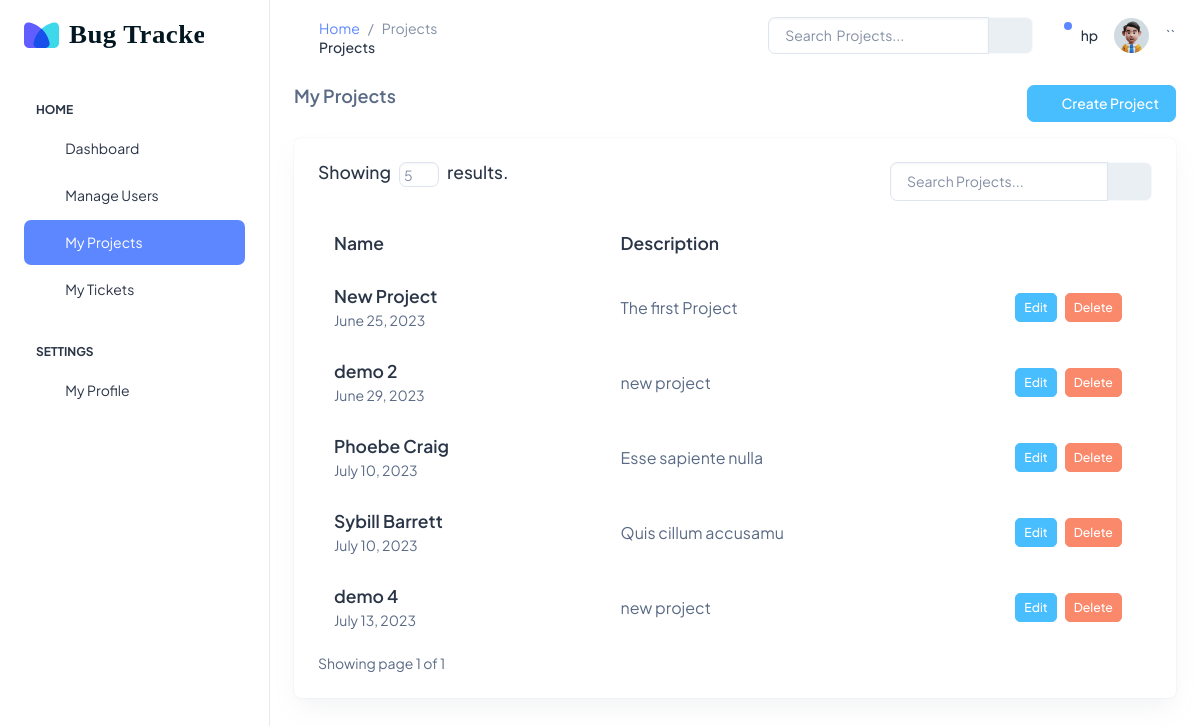
Page /projects/ (signed in) on the committed database.
### users/models.py (models this page shows)
class User(AbstractUser):
    ROLE_CHOICES = (
        ("Developer", "Developer"),
        ("Project Manager", "Project Manager"),
        ("Submitter", "Submitter"),
        ("Admin", "Admin"),
    )
    role = models.CharField(
        max_length=40, default="Developer", choices=ROLE_CHOICES, blank=True, null=True
    )

### projects/models.py (models this page shows, shortened)
class Project(models.Model):
    name = models.CharField(max_length=200, blank=False)
    description = models.TextField()
    personnels = models.ManyToManyField(User)
    created_at = models.DateTimeField(auto_now_add=True)

### projects/views.py (the view)
# urls.py: path("", views.ProjectsListView.as_view(), name="projects"),
class ProjectsListView(LoginRequiredMixin, PermissionRequiredMixin, ListView):
    login_url = "/users/login"
    permission_required = "projects.view_project"
    redirect_field_name = "/projects"
    template_name = "projects/index.html"
    model = Project
    context_object_name = "projects"
    def get_queryset(self):
        search = self.request.GET.get("search", "")
        projects = Project.objects.filter(
            name__icontains=search
        ) | Project.objects.filter(description__icontains=search)
        return projects
    def get_paginate_by(self, queryset):
        if self.request.GET.get("page_number"):
            self.request.session["page_number"] = self.request.GET.get("page_number")
        self.paginate_by = self.request.session.get("page_number", 5)
        return self.paginate_by

### projects/templates/projects/index.html (shortened to what this page needs)
{% extends 'base.html' %}
{% load static %}
{% block title %} Projects {% endblock title %}
{% block subtitle %} Projects {% endblock subtitle %}
{% block content %}
<div class="">
    <div class="row">
        <div class="col">
            <h5 class="card-title fw-semibold mb-4 r">My Projects</h5>
        </div>
        <div class="col d-flex justify-content-end">
            <a href="{% url 'create_project' %}" class="btn btn-secondary mb-3">
                <span class="me-1">
                    <i class="ti ti-circle-plus"></i>
                </span>
                Create Project
            </a>
        </div>
    </div>
</div>
<div class="row">
    <div class="col d-flex align-items-stretch">
        {% if projects.count %}
        <div class="card w-100">
            <div class="card-body p-4">
                <div class="row">
                    <div class="col-8">
                        <h5 class="d-flex">
                            Showing
                            <form action="{% url 'projects' %}" method="get">
                                <input
                                    style="width: 40px; height: 25px"
                                    name="page_number"
                                    class="form-control ps-1 pe-1 mx-2"
                                    type="number"
                                    placeholder="{{object_list.count}}"
                                />
                            </form>
                            results.
                        </h5>
                    </div>
                    <div class="col-4">
                        <form action="{% url 'projects' %}" method="GET">
                            <div class="input-group mb-3">
                                <input
                                    type="text"
                                    name="search"
                                    class="form-control"
                                    placeholder="Search Projects..."
                                    aria-label="Search"
                                    aria-describedby="basic-addon2"
                                />
                                <button
                                    class="input-group-text"
                                    id="basic-addon2"
                                    type="submit"
                                >
                                    <i class="ti ti-list-search"></i>
                                </button>
                            </div>
                        </form>
                    </div>
                </div>
                <div class="table-responsive">
                    <table class="table text-nowrap mb-0 align-middle">
                        <thead class="text-dark fs-4">
                            <tr>
                                <th class="border-bottom-0">
                                    <h5 class="fw-semibold mb-0">Name</h5>
                                </th>
                                <th class="border-bottom-0">
                                    <h5 class="fw-semibold mb-0">
                                        Description
                                    </h5>
                                </th>
                                <th
                                    class="border-bottom-0"
                                    style="width: 20%"
                                ></th>
                            </tr>
                        </thead>
                        <tbody>
                            {% for project in projects %}
                            <tr>
                                <td class="border-bottom-0 pb-0">
                                    <a
                                        href="{% url 'detail_project' project.id%}"
                                    >
                                        <h5 class="fw-semibold mb-1">
                                            {{project.name}}
                                        </h5>
                                    </a>
                                    <p class="fw-normal">
                                        <small
                                            >{{project.created_at|date}}</small
                                        >
                                    </p>
                                </td>
                                <td class="border-bottom-0">
                                    <p class="mb-0 fw-normal">
                                        {{project.description}}
                                    </p>
                                </td>
                                <td class="border-bottom-0">
                                    <div
                                        class="d-flex align-items-center justify-content-center gap-2"
                                    >
                                        <a
                                            href="{% url 'edit_project' project.id%}"
                                            class="btn btn-secondary btn-sm"
                                            >Edit</a
                                        >
                                        <button
                                            class="btn btn-danger btn-sm"
                                            data-bs-toggle="modal"
                                            data-bs-target="#deleteproject{{project.id}}"
                                        >
                                            Delete
                                        </button>
                                    </div>
                                </td>
                            </tr>
                            {% endfor %}
                        </tbody>
                    </table>
                </div>
                <div class="pagination-container mt-2">
                    <div class="row">
                        <div class="col">
                            Showing page {{page_obj.number}} of
                            {{page_obj.paginator.num_pages}}
                        </div>
                        <div class="col d-flex justify-content-end">
                        </div>
                    </div>
                </div>
            </div>
        </div>
        {% else %}
        <h5>You Have No Projects.</h5>
        {% endif %}
    </div>
</div>
{% endblock content %}

### templates/base.html (shortened to what this page needs)
{% load static %}
<html lang="en">
    <head>
        <link rel="stylesheet" href={% static "/css/styles.min.css" %} />
    </head>
    <body>
        <div
            class="page-wrapper"
            id="main-wrapper"
            data-layout="vertical"
            data-navbarbg="skin6"
            data-sidebartype="full"
            data-sidebar-position="fixed"
            data-header-position="fixed"
        >
            {% include "partials/_sidebar.html" %}
            <div class="body-wrapper">
                <header class="app-header">
                    <nav class="navbar navbar-expand-lg navbar-light">
                        <div class="d-none d-lg-block">
                            <nav aria-label="breadcrumb">
                                <ol
                                    class="px-0 pt-1 pb-0 mb-0 bg-transparent breadcrumb me-sm-6 text-white"
                                >
                                    <li class="text-sm breadcrumb-item">
                                        <a class="opacity-8" href="#">Home</a>
                                    </li>
                                    <li
                                        class="text-sm breadcrumb-item active"
                                        aria-current="page"
                                    >
                                        {% block title %}{% endblock title %}
                                    </li>
                                </ol>
                                <h6 class="mb-0 font-weight-bolder">{% block subtitle %}{% endblock subtitle %}</h6>
                            </nav>
                        </div>
                        <div
                            class="navbar-collapse justify-content-end px-0"
                            id="navbarNav"
                        >
                            <ul
                                class="navbar-nav flex-row ms-auto align-items-center justify-content-end"
                            >
                                <li>
                                    <div class="input-group me-3">
                                        <input
                                            style="height: 37px"
                                            type="search"
                                            class="form-control align-self-center"
                                            placeholder="Search  Projects..."
                                            aria-label="Search"
                                        />
                                        <span
                                            class="input-group-text text-muted"
                                        >
                                            <span
                                                class="tt"
                                                data-bs-placement="bottom"
                                                title="Search"
                                            >
                                                <i class="ti ti-search"></i>
                                            </span>
                                        </span>
                                    </div>
                                </li>
                                <li class="nav-item dropdown">
                                    <a
                                        class="nav-link nav-icon-hover"
                                        href="javascript:void(0)"
                                        id="drop2"
                                        data-bs-toggle="dropdown"
                                        aria-expanded="false"
                                    >
                                        <i class="ti ti-bell-ringing"></i>
                                        <div
                                            class="notification bg-primary rounded-circle"
                                        ></div>
                                    </a>
                                </li>
                                <h6 class="pt-2">{{user.username}}</h6>
                                <li class="nav-item dropdown">
                                    <a
                                        class="nav-link nav-icon-hover"
                                        href="javascript:void(0)"
                                        id="drop2"
                                        data-bs-toggle="dropdown"
                                        aria-expanded="false"
                                    >
                                        <img
                                            src={% static "/images/profile/user-1.jpg" %}
                                            alt=""
                                            width="35"
                                            height="35"
                                            class="rounded-circle"
                                        />
                                    </a>
                                </li>
                            </ul>``
                        </div>
                    </nav>
                </header>
                <div class="container-fluid">
                    {% block content %}
                    {% endblock content %}
                </div>
            </div>
        </div>
    </body>
</html>

### rows in the picture
User: username "hp"
Project: name "New Project", created_at "June 25, 2023", description "The first Project"
Project: name "demo 2", created_at "June 29, 2023", description "new project"
Project: name "Phoebe Craig", created_at "July 10, 2023", description "Esse sapiente nulla"
Project: name "Sybill Barrett", created_at "July 10, 2023", description "Quis cillum accusamu"
Project: name "demo 4", created_at "July 13, 2023", description "new project"

### other values in the picture
{{ page_obj.number }} "1"
{{ page_obj.paginator.num_pages }} "1"
